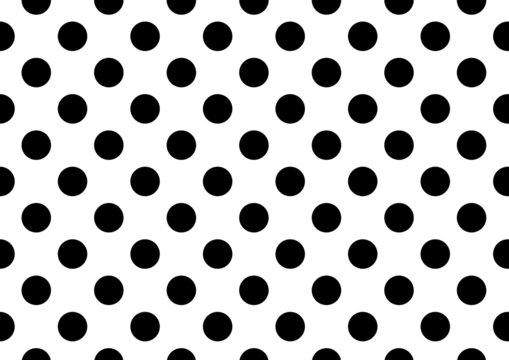
#> input picture dots.jpg, 509 x 360 px
$ python draw.py
#> lines starting #> are read from the running program, lines starting #| are printed output that depends on the picture
#> further down, img is the input picture: shape (360, 509, 3); min 0, max 255, mean 189.1
import cv2 as cv
import numpy as np
def rescaleFrame(frame,scale=0.75):
#> called with scale = 0.5
    width = int(frame.shape[1]*scale)
#> width = 254
    height = int(frame.shape[0]*scale)
#> height = 180
    dimensions = (width,height)
#> dimensions = (254, 180)
    return cv.resize(frame,dimensions,interpolation=cv.INTER_AREA )
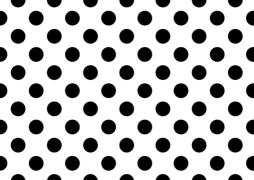
#> returned value: shape (180, 254, 3); min 0, max 255, mean 189.1


img = cv.imread('dots.jpg')
resized_img = rescaleFrame(img,scale=0.5)
# cv.imshow('resized dots',resized_img)
# cv.waitKey(0)

# blank = np.zeros((# height width and color chanel),dtype='uint8')
blank = np.zeros((500,500,3),dtype='uint8')
# [20 lines of commented-out code are left out]
cv.rectangle(blank,(0,0),(250,250),(255,0,0),thickness=-1)
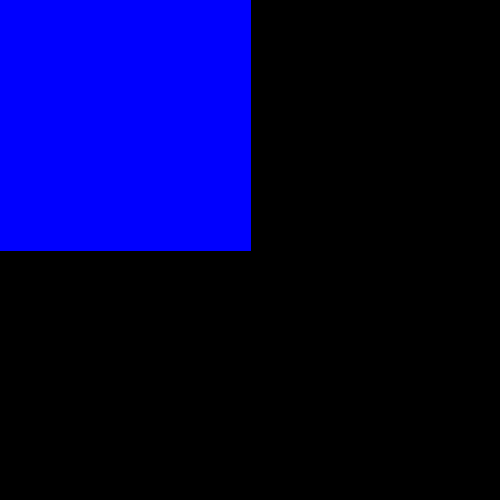
#> blank: shape (500, 500, 3); mean of channels 0, 1, 2 64.3, 0, 0; drawn as B, G, R
cv.imshow('rectangle',blank)


# draw a circle
cv.circle(blank,(250,250),40,(0,0,255),thickness=-1)
cv.imshow('circle',blank)

# Draw a line

cv.line(blank,(0,0),(500,500),(255,0,0),thickness=3)

cv.imshow('line',blank)


# write a text
cv.putText(blank,'Hello ISHAN',(225,225),cv.FONT_HERSHEY_TRIPLEX,1.0,(0,255,0),thickness=2)
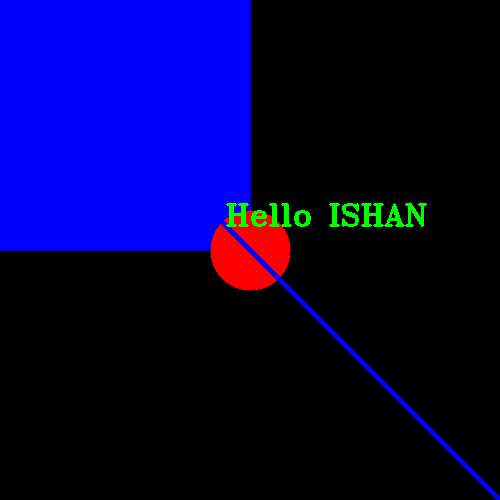
#> blank: shape (500, 500, 3); mean of channels 0, 1, 2 64.8, 2.1, 4.3; drawn as B, G, R
cv.imshow('text',blank)
cv.waitKey(0)

$ run again, with form.jpg copied over dots.jpg
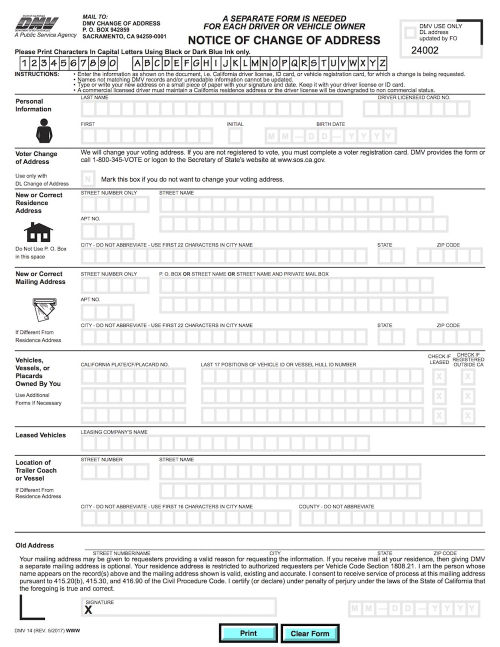
#> input picture form.jpg, 1000 x 1293 px (shown at 1/2 size)
#> img is the input picture: shape (1293, 1000, 3); mean B, G, R 237.7, 237.7, 237.5
#> in rescaleFrame, `return cv.resize(frame,dimensions,interpolation=cv.INTER_AREA )`:
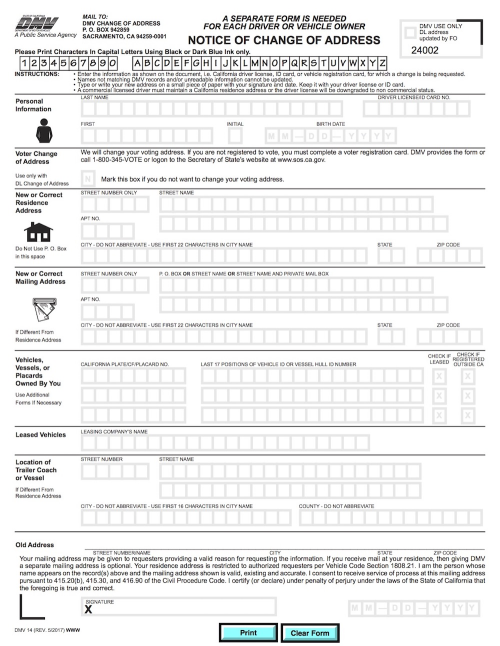
#> returned value: shape (646, 500, 3); mean of channels 0, 1, 2 237.7, 237.8, 237.6; drawn as B, G, R
